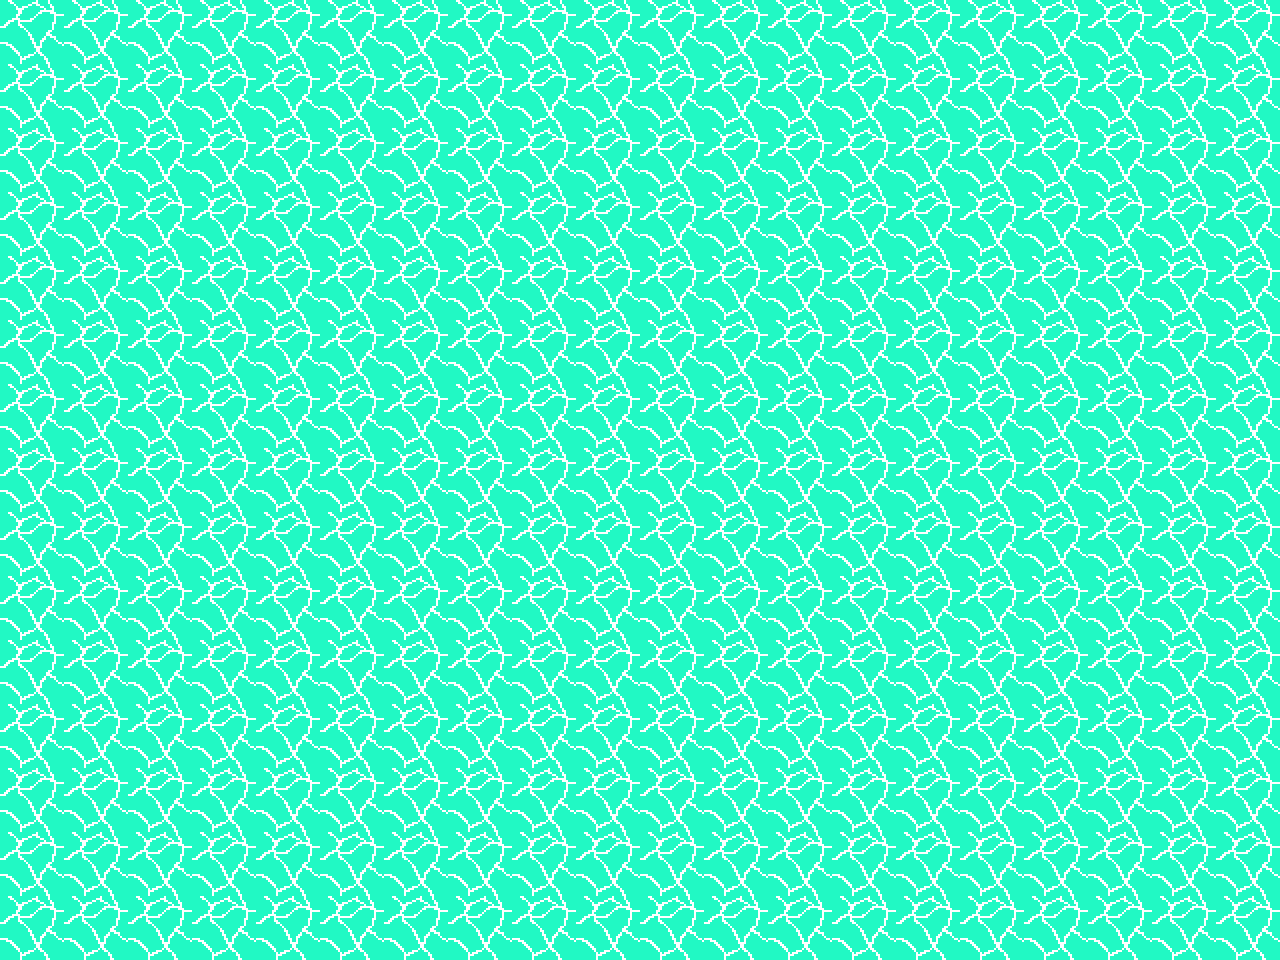

The image is a tile-based game level rendered from a .tmx file. Its description and complete source (layers, tilesets, objects, tile grids) follow:
An orthogonal 20x15 tile map with 64x64 px tiles, 2 tile layers (Tile Layer 1, Tile Layer 2), 2 tilesets.

<map version="1.0" tiledversion="2017.12.21" orientation="orthogonal" renderorder="right-down" width="20" height="15" tilewidth="64" tileheight="64" infinite="0" nextobjectid="1">
 <tileset firstgid="1" name="sand2" tilewidth="64" tileheight="64" tilecount="30" columns="5">
  <image source="../tiles/sand2.png" width="320" height="384" />
 </tileset>
 <tileset firstgid="31" name="sand2" tilewidth="64" tileheight="64" tilecount="30" columns="5">
  <image source="../tiles/sand2.png" width="320" height="384" />
 </tileset>
 <layer name="Tile Layer 1" width="20" height="15">
  <properties>
   <property name="collision" type="bool" value="true" />
  </properties>
  <data encoding="csv">
23,23,23,23,23,23,23,24,24,24,1,1,23,1,1,24,1,1,1,1,
23,24,1,1,1,1,23,1,1,24,1,1,23,1,1,24,1,1,1,1,
23,24,1,1,1,1,23,1,1,24,1,1,23,1,1,24,1,1,1,1,
23,24,1,1,1,1,23,1,1,24,1,1,23,1,1,24,1,1,1,1,
23,24,1,1,1,1,23,1,1,24,1,1,23,1,1,24,1,1,1,1,
23,24,1,1,1,1,23,1,1,24,1,1,23,1,1,24,1,1,1,1,
23,24,1,1,1,1,23,1,1,24,1,1,23,1,1,24,1,1,1,1,
23,24,1,1,1,1,23,1,1,24,1,1,23,1,1,24,1,1,1,1,
23,23,23,23,23,23,23,1,1,24,1,1,23,1,1,24,1,1,1,1,
24,24,24,24,24,24,24,24,24,24,1,1,23,1,1,24,1,1,1,1,
1,1,1,1,1,1,1,1,1,1,1,1,23,1,1,24,1,1,1,1,
23,23,23,23,23,23,23,23,23,23,23,23,23,1,1,24,1,1,1,1,
1,1,1,1,1,1,1,1,1,1,1,1,1,1,1,24,1,1,1,1,
1,1,1,1,1,1,1,1,1,1,1,1,1,1,1,24,1,1,1,1,
1,1,1,1,1,1,1,1,1,1,1,1,1,1,1,24,1,1,1,1
</data>
 </layer>
 <layer name="Tile Layer 2" width="20" height="15">
  <data encoding="csv">
25,25,25,25,25,25,25,25,25,25,25,25,25,25,25,25,25,25,25,25,
25,25,25,25,25,25,25,25,25,25,25,25,25,25,25,25,25,25,25,25,
25,25,25,25,25,25,25,25,25,25,25,25,25,25,25,25,25,25,25,25,
25,25,25,25,25,25,25,25,25,25,25,25,25,25,25,25,25,25,25,25,
25,25,25,25,25,25,25,25,25,25,25,25,25,25,25,25,25,25,25,25,
25,25,25,25,25,25,25,25,25,25,25,25,25,25,25,25,25,25,25,25,
25,25,25,25,25,25,25,25,25,25,25,25,25,25,25,25,25,25,25,25,
25,25,25,25,25,25,25,25,25,25,25,25,25,25,25,25,25,25,25,25,
25,25,25,25,25,25,25,25,25,25,25,25,25,25,25,25,25,25,25,25,
25,25,25,25,25,25,25,25,25,25,25,25,25,25,25,25,25,25,25,25,
25,25,25,25,25,25,25,25,25,25,25,25,25,25,25,25,25,25,25,25,
25,25,25,25,25,25,25,25,25,25,25,25,25,25,25,25,25,25,25,25,
25,25,25,25,25,25,25,25,25,25,25,25,25,25,25,25,25,25,25,25,
25,25,25,25,25,25,25,25,25,25,25,25,25,25,25,25,25,25,25,25,
25,25,25,25,25,25,25,25,25,25,25,25,25,25,25,25,25,25,25,25
</data>
 </layer>
</map>
